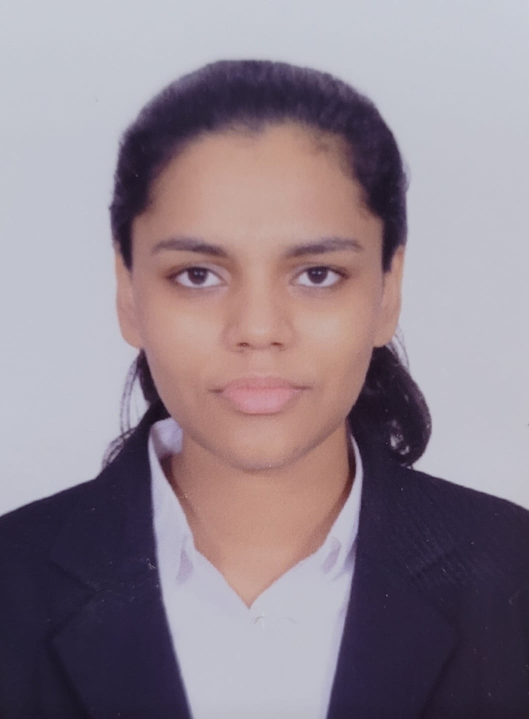
#> input picture Fall_2023/Project1/Part2/Project 1 Part 2 Download Sep 29, 2023 943 AM/298063-1939611 - Akanksha Ashokrao Bable - Sep 25, 2023 606 PM/Image.jpg, 1058 x 1438 px, found by its file name (shown at 1/2 size)
$ jupyter execute Project1part2.ipynb
#> lines starting #> are read from the running program, lines starting #| are printed output that depends on the picture; after the words box and inside, x2 and y2 are one past the last pixel; in counts of white or black regions, pixels touching at a corner belong together
[cell 1]
import cv2
import numpy as np
import matplotlib.pyplot as plt

# Step 1: Load the image
image_path = '../Lib/image.jpg'  # Replace with the path to your face image
original_image = cv2.imread(image_path)
#> original_image is the input picture: shape (1438, 1058, 3); mean B, G, R 142, 131.7, 144.3

img1=cv2.imread('../Lib/image.jpg',1)
img2=cv2.cvtColor(img1, cv2.COLOR_BGR2RGB)
plt.title("Original Image from BGR2RGB")
plt.imshow(img2)
plt.show()

img=cv2.imread("../Lib/image.jpg",1)
plt.imshow(img)
plt.show()

# Step 2: Create a histogram of the whole image
hist_original = cv2.calcHist([original_image], [0], None, [255], [0, 256])
#> hist_original = 255 values, max 118898 at index 206, min 0 at index 0, mean 5966.3
plt.plot(hist_original)
plt.xlim([0,256])
plt.title('Histogram of Original Image')

# Step 3: Modify image to fill the complete tonal range (adjust brightness and contrast)
def modify_contrast_brightness(image, alpha, beta):
#> called with alpha = 1.5, beta = 40
    modified_image = cv2.convertScaleAbs(image, alpha=alpha, beta=beta)
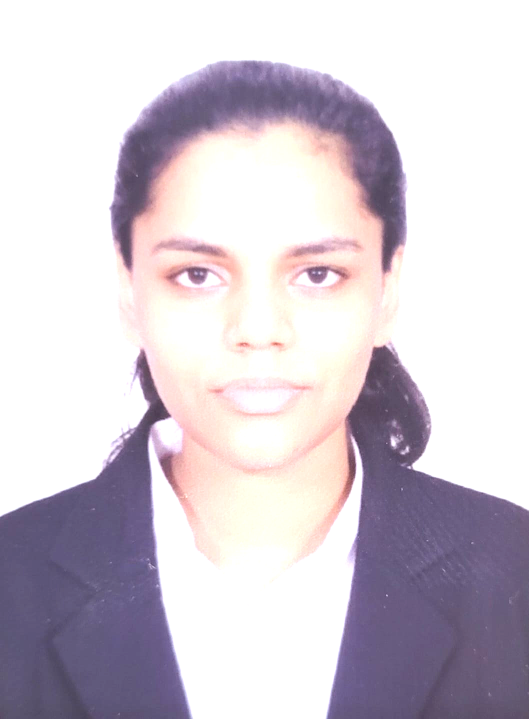
#> modified_image: shape (1438, 1058, 3) (shown at 1/2 size); mean B, G, R 210.8, 201.9, 210.1
    return modified_image

alpha = 1.5  # Adjust the contrast factor
beta = 40   # Adjust the brightness factor
modified_image = modify_contrast_brightness(original_image, alpha, beta)


# Step 4: Create a mask of your face (You will need to manually create or obtain this mask)
face_mask = cv2.imread('../Lib/image.jpg', cv2.IMREAD_GRAYSCALE)
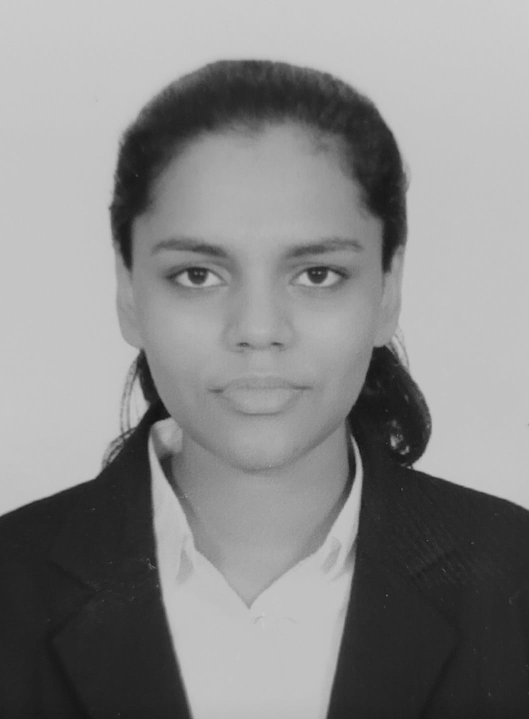
#> face_mask: shape (1438, 1058) (shown at 1/2 size); min 17, max 205, mean 136.6

# Step 5: Use the mask to create an HSV histogram
hsv_image = cv2.cvtColor(modified_image, cv2.COLOR_BGR2HSV)
#> hsv_image: shape (1438, 1058, 3); mean H, S, V 48.9, 26.6, 216.4
hist_hsv = cv2.calcHist([hsv_image], [0, 1], face_mask, [180, 256], [0, 180, 0, 256])
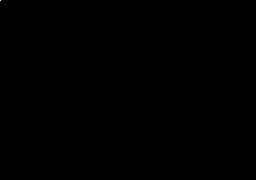
#> hist_hsv: shape (180, 256) float32; min 0, max 755578, mean 33; drawn with min black and max white

# Step 6: Analyze the HSV histogram for skin tone ranges (You can determine these ranges manually)

# Define lower and upper bounds for skin tone in HSV
lower_skin = np.array([0, 20, 70],dtype=np.uint8)
upper_skin = np.array([20, 255, 255],dtype=np.uint8)
# Step 7: Create a mask of skin tones using inRange
skin_mask = cv2.inRange(hsv_image, lower_skin, upper_skin)
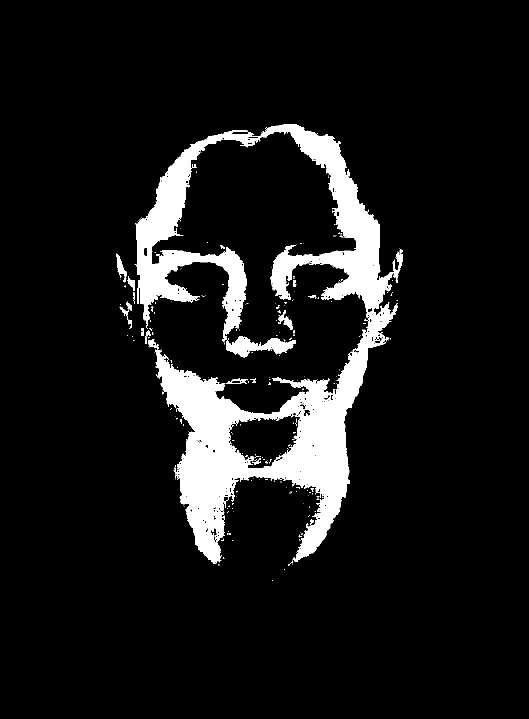
#> skin_mask: shape (1438, 1058) (shown at 1/2 size); 9.2% white; 276 white regions (250 under 20 px), largest, box (x1, y1, x2, y2) and area: (271, 248, 806, 1128) 132838, (452, 672, 592, 715) 2872, (233, 507, 254, 565) 466

# Step 8: Apply the skin tone mask to segment out your skin/face
skin_segmented_image = cv2.bitwise_and(modified_image, modified_image, mask=skin_mask)
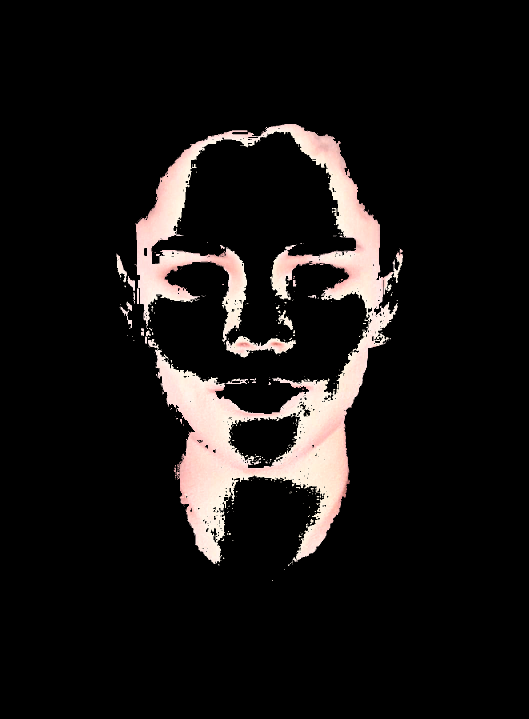
#> skin_segmented_image: shape (1438, 1058, 3) (shown at 1/2 size); mean B, G, R 19.6, 20.6, 23.2

# Step 9: Display the results
plt.figure(figsize=(14, 8))
# plt.subplot(231), plt.imshow(cv2.cvtColor(original_image, cv2.COLOR_BGR2RGB)), plt.title('Original Image')
# plt.subplot(231), plt.plot(hist_original), plt.title('Histogram of Original Image')
plt.subplot(231), plt.imshow(cv2.cvtColor(modified_image, cv2.COLOR_BGR2RGB)), plt.title('Modified Image')
# plt.subplot(235), plt.imshow(face_mask, cmap='gray'), plt.title('Face Mask')
# plt.subplot(235), plt.plot(hist_hsv), plt.title('Histogram of HSV Image')

# plt.subplot(236),plt.plot(adjusted_hist),plt.xlim([0,255])
plt.subplot(232), plt.imshow(cv2.cvtColor(hsv_image, cv2.COLOR_BGR2RGB)), plt.title('HSV of Original Image')
plt.subplot(234), plt.imshow(cv2.cvtColor(skin_segmented_image, cv2.COLOR_BGR2RGB)), plt.title('Skin Segmented of Original Image')

plt.tight_layout()
plt.show()
#> figure, not shown here; curve peaks at x = 206, y = 118898
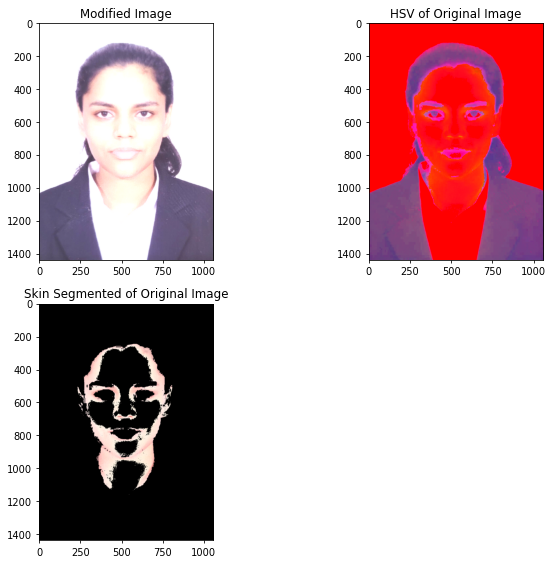
#> figure drawn by matplotlib, 3 panels

[cell 2]
import cv2
import numpy as np
import matplotlib.pyplot as plt

# Import an image
img = cv2.imread("../Lib/image.jpg")

img = cv2.cvtColor(img, cv2.COLOR_BGR2RGB)

#Let's do the conversion in imshow
plt.imshow(img)

[cell 3]
# Convert to HSV
img = cv2.cvtColor(img, cv2.COLOR_RGB2HSV)
#> img: shape (1438, 1058, 3); mean H, S, V 100.9, 54.8, 153.9

# Create a histogram of HSV values.

# Hue
hist = cv2.calcHist([img],[0],None,[256],[0,255])
#> hist = 256 values, max 256378 at index 120, min 0 at index 12, mean 5943
# Add histogram to the plot.
plt.plot(hist, color='red')
# Limit the plot range on the x-axis to 256 values.
plt.xlim([0,255])

# Saturation
hist = cv2.calcHist([img],[1],None,[256],[0,255])
#> hist = 256 values, max 273777 at index 15, min 0 at index 0, mean 5943
# Add histogram to the plot.
plt.plot(hist, color='green')
# Limit the plot range on the x-axis to 256 values.
plt.xlim([0,255])

# Value
hist = cv2.calcHist([img],[2],None,[256],[0,255])
#> hist = 256 values, max 118902 at index 207, min 0 at index 0, mean 5943
# Add histogram to the plot.
plt.plot(hist, color='blue')
# Limit the plot range on the x-axis to 256 values.
plt.xlim([0,255])

# Add a legend
plt.legend(('hue','saturation','value'), loc = 'upper left')

# Plot a histogram.
plt.title('The full images HSV histogram')
plt.show()
#> figure, not shown here; curve peaks at x = 120, y = 256378; curve peaks at x = 15, y = 273777; curve peaks at x = 207, y = 118902

[cell 4]
def rgb_to_hsv_pixel(img):
    #Height of image array
    h = img.shape[0]
    #width of image array
    w = img.shape[1]
    #channel of of image array
    d = img.shape[2]

    imghsv = np.zeros((h,w,d), dtype=np.uint8)

    #For each row in our grid.
    for y in range(0,h):
        #Search each pixel in the row
        for x in range(0,w):
            #Reshaping 1D to 3D and send it to the rgb_to_hsv function
            imghsv[y][x]=rgb_to_hsv([[img[y][x]]])
    return imghsv

[cell 5]
def bgr_to_rgb_pixel(img):
   #Height of image array
    h = img.shape[0]
#> h = 1438
    #width of image array
    w = img.shape[1]
#> w = 1058
    #channel of of image array
    d = img.shape[2]
#> d = 3

    imgrgb = np.zeros((h,w,d), dtype=np.uint8)
    #For each row in our grid.
    for y in range(0,h):
        #Search each pixel in the row
        for x in range(0,w):
            #Swapping red channel to blue and blue to red
            imgrgb[y][x][0]=img[y][x][2]
            imgrgb[y][x][1]=img[y][x][1]
            imgrgb[y][x][2]=img[y][x][0]
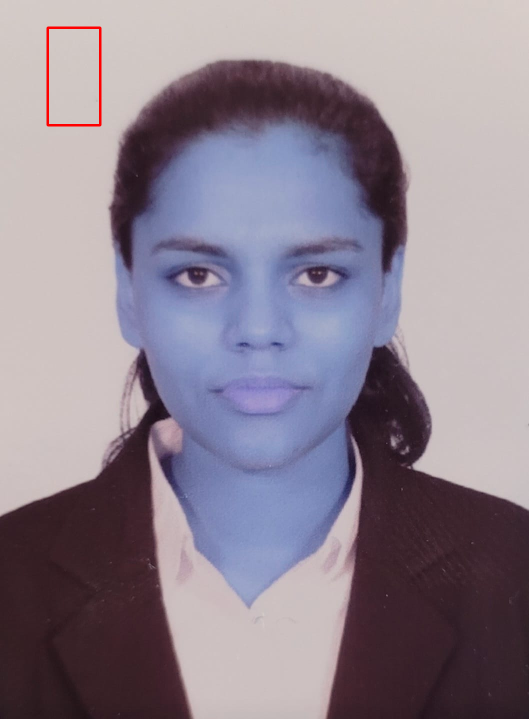
#> imgrgb: shape (1438, 1058, 3) (shown at 1/2 size); mean B, G, R 143.9, 131.3, 142.1
    return imgrgb

[cell 6]
# Rectangle OpenCv function
# Import Image
img = cv2.imread('../Lib/image.jpg')

# Top left corner of rectangle
top_left=(95,55)

# Bottom right corner of rectangle
bottom_right=(200,250)

#Color of rectangle
rect_color =(255,0,0)

#Thickness
thickness=3

# Applying the rectangle function
img_rect=cv2.rectangle(img, top_left, bottom_right, rect_color, thickness)

# Convert back to RGB
img_rect=bgr_to_rgb_pixel(img_rect)

# Plot image.
plt.title('Bounding Boxes on the Image')

plt.imshow(img_rect)

[cell 7]
#create mask
mask= np.zeros(img.shape[:2], np.uint8)

#add white portion of the mask
mask[55:250, 95:200]=255


# Plot mask.
plt.imshow(mask, cmap="gray")

#img_masked = cv2.bitwise_and(img, img, mask=mask)
#plt.imshow(img_masked)
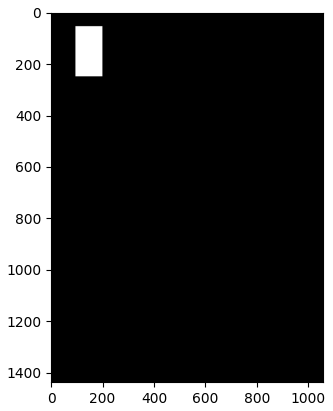
#> figure drawn by matplotlib, 1 panel

[cell 8]
# Let's add our mask to our image.

# Import the face image again.
img = cv2.imread("../Lib/image.jpg")

# Convert our image to RGB so we can plot it.
img = cv2.cvtColor(img, cv2.COLOR_BGR2RGB)

# The bitwise AND operator ( & ) compares each bit of the first operand to the corresponding bit of the second operand.
# If both bits are 1, the corresponding result bit is set to 1. Otherwise, the corresponding result bit is set to 0.
# First image to compare.  Second image to compare.  Mask to use.
img_masked = cv2.bitwise_and(img, img, mask=mask)

# Plot the masked image.

plt.imshow(img_masked)

[cell 9]
min_hsv = np.array([0, 20, 70],dtype=np.uint8)
max_hsv = np.array([20, 255, 255],dtype=np.uint8)


skinArea = cv2.inRange(hsv_image, min_hsv, max_hsv)

skinHsv = cv2.bitwise_and(img_masked, img_masked, mask = skinArea)
#> skinHsv: shape (1438, 1058, 3); every value is 0

plt.title('Segmentation of masked Image')
plt.imshow(skinHsv)

[cell 10]
img = cv2.imread('../Lib/image.jpg')

img = cv2.cvtColor(img, cv2.COLOR_BGR2RGB)

[cell 11]
img_masked = img[55:250, 95:200]
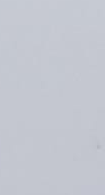
#> img_masked: shape (195, 105, 3); mean R, G, B 195.9, 199.1, 208.1
plt.title('Mask of an Original Image')
plt.imshow(img_masked)

[cell 12]
# Create a histogram of HSV values.
img_masked = cv2.cvtColor(img_masked, cv2.COLOR_RGB2HSV)
#> img_masked: shape (195, 105, 3); mean H, S, V 112.7, 15.2, 208.1


# Hue
hist = cv2.calcHist([img_masked],[0],None,[256],[0,255])
#> hist = 256 values, max 16282 at index 113, min 0 at index 0, mean 79.98
# Add histogram to the plot.
plt.plot(hist, color='red')
# Limit the plot range on the x-axis to 256 values.
plt.xlim([0,255])

# Saturation
hist = cv2.calcHist([img_masked],[1],None,[256],[0,255])
#> hist = 256 values, max 16272 at index 15, min 0 at index 0, mean 79.98
# Add histogram to the plot.
plt.plot(hist, color='green')
# Limit the plot range on the x-axis to 256 values.
plt.xlim([0,255])

# Value
hist = cv2.calcHist([img_masked],[2],None,[256],[0,255])
#> hist = 256 values, max 7604 at index 208, min 0 at index 0, mean 79.98
# Add histogram to the plot.
plt.plot(hist, color='blue')
# Limit the plot range on the x-axis to 256 values.
plt.xlim([0,255])

# Add a legend
plt.legend(('hue','saturation','value'), loc = 'upper left')

# Plot a histogram.
plt.show()
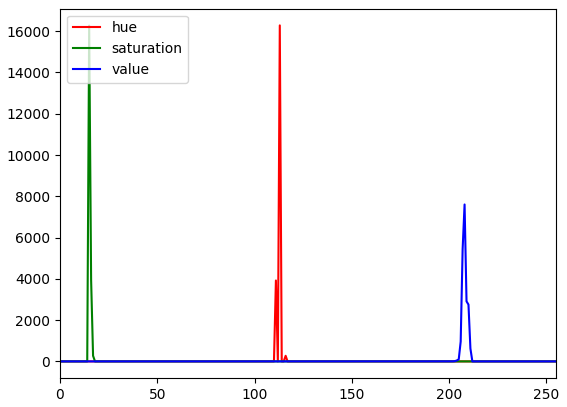
#> figure drawn by matplotlib, 1 panel; curve peaks at x = 113, y = 16282; curve peaks at x = 15, y = 16272; curve peaks at x = 208, y = 7604
